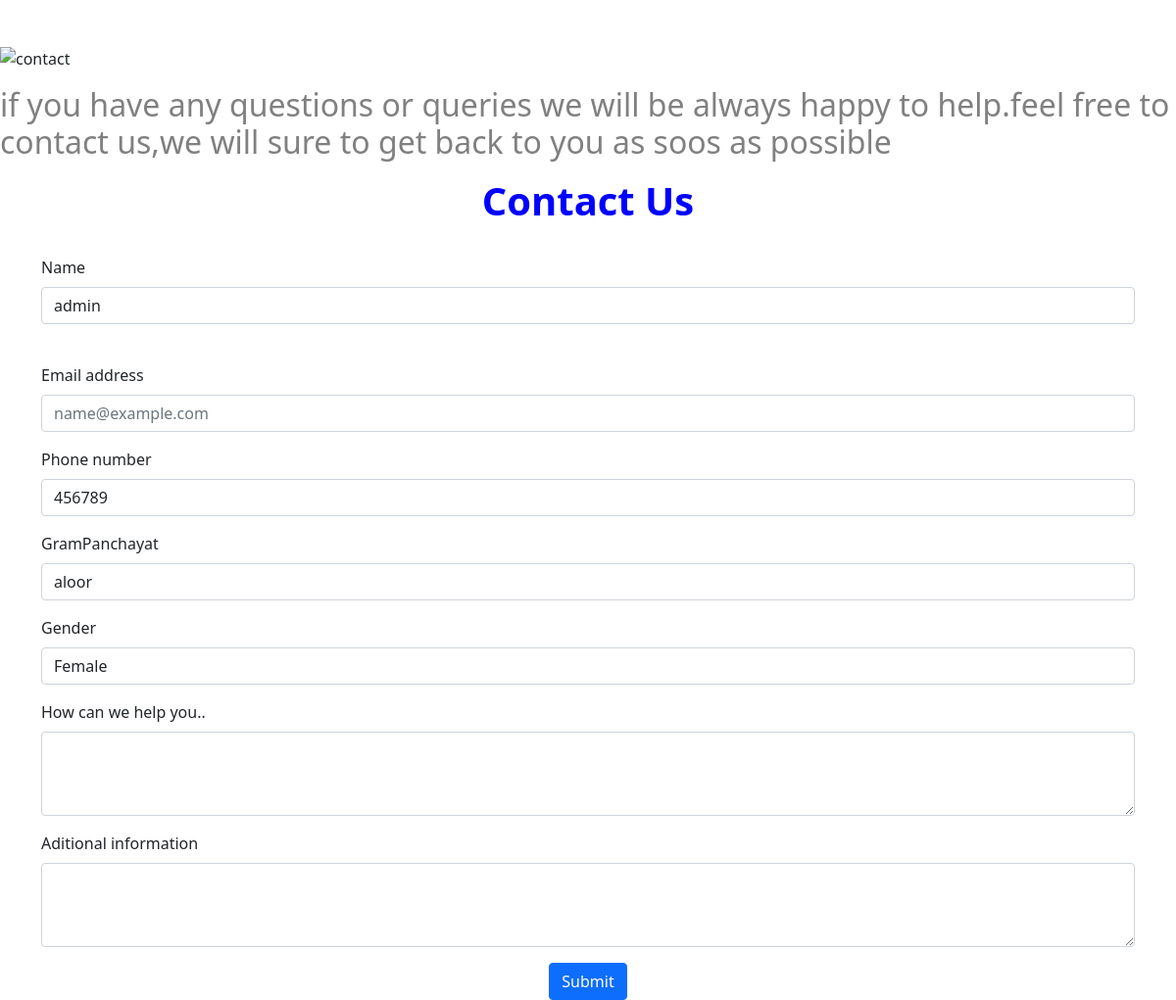
The app's page /contact (signed in) with its own data.
### myapp/models.py (models this page shows)
class User(AbstractBaseUser,PermissionsMixin):
   user_id=models.AutoField(primary_key=True)
   username=models.TextField(max_length=30,unique=True)
   first_name=models.CharField(max_length=150)
   last_name=models.CharField(max_length=150,blank=True)
   date_joined=models.DateTimeField(default=datetime.now)
   email=models.EmailField(_('email address'),max_length=225,unique=True)
   GENDER_CHOICE=(('Male','Male'),('Female','Female'),('I prefer not to say','I prefer not to say'))
   gender = models.CharField(max_length=20,choices=GENDER_CHOICE)#,blank=True)
   phone=models.IntegerField()#blank=True)
   wardno=models.IntegerField()
   Birth_date = models.DateField(help_text='YY-MM-DD',blank=True)
   grampanchayat=models.CharField(max_length=40,help_text='Enter your panchayat',)
   is_staff=models.BooleanField(default=False)
   is_active=models.BooleanField(default=True)
   objects=CustomUserManager()
   USERNAME_FIELD='username'
   REQUIRED_FIELDS=['email','first_name','last_name','gender','phone','wardno','Birth_date','grampanchayat']
   def __str__(self):
       return self.username

### myapp/views.py (the view, shortened to what this page needs)
# urls.py: path("contact",views.contact,name='contact'),
def contact(request):
    return render(request,'contact.html')

### myapp/templates/contact.html (shortened to what this page needs)
{% extends 'base.html' %}
{% block  body %}
<div class="container-fluid px-0 mb-3" >
  <br><br>
  <img src="https://source.unsplash.com/1200x400/?telephone,inform" class="d-block w-100 mx-0"  alt="contact">
  <p><h2><marquee><font color="grey">if you have any questions or queries we will be always happy to help.feel free to contact us,we will sure to get back to you as soos as possible</h2></font></marquee></p>
</div>
<h1 class="text-center"><strong><font color="blue">Contact Us</font></strong></h1>
<div class="container">
  <form method="POST" action="/contact">
      <div class="mb-3 py-4">
        <label for="name" class="form-label">Name</label>
        <input type="text" class="form-control" name="name" id="name" placeholder="Enter your name" value="{{user}}">
      </div>
      <div class="mb-3">
        <label for="exampleFormControlInput1" class="form-label">Email address</label>
        <input  type="email" class="form-control" name="email"id="exampleFormControlInput1" placeholder="name@example.com" value="{{user.email}}">
      </div>
      <div class="mb-3">
        <label for="phone" class="form-label">Phone number</label>
        <input required type="phone" class="form-control" name="phone" id="phone" placeholder="Enter your phone number" value="{{user.phone}}">
      </div>
      <div class="mb-3">
        <label for="exampleFormControlTextarea1" class="form-label">GramPanchayat</label>
        <input required type="text" class="form-control" name="grampanchayat"id="exampleFormControlInput1" placeholder="your grampanchayat" value="{{user.grampanchayat}}">
      </div>
      <div class="mb-3">
        <label for="exampleFormControlTextarea1" class="form-label">Gender</label>
        <input type="text" class="form-control" name="gender"id="exampleFormControlInput1" placeholder="your gender" value="{{user.gender}}">
      </div>
      <div class="mb-3">
        <label for="exampleFormControlTextarea1" class="form-label">How can we help you..</label>
        <textarea required class="form-control" name=info id="exampleFormControlTextarea1" rows="3"></textarea>
      </div>
      <div class="mb-3">
        <label for="exampleFormControlTextarea1" class="form-label">Aditional information</label>
        <textarea required class="form-control" name="adinfo" id="exampleFormControlTextarea1" rows="3"></textarea>
      </div>
      <center>
      <button class="btn btn-primary" type="submit">Submit</button>
      </center>
  </form>
</div>
{% endblock body%}

### records on screen
User: name "admin", phone "456789", grampanchayat "aloor", gender "Female"
